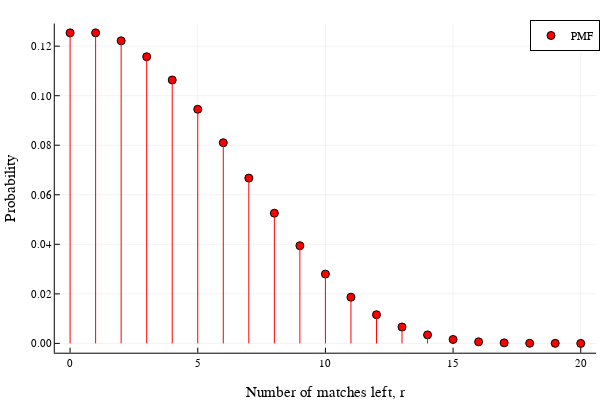

Notebook code cell kept with this figure:
### Markdown cell above
*Banach's Matchbox problem.* A certain mathematician always carries one match box in his right pocket and one in his left. When he wants a match, he selects a pocket at random, the successive choices thus constituting Bernoulli trials with $p=\frac{1}{2}$. Suppose that initially each box contained exactly $N$  matches and consider the moment when, for the first time, our mathematician discovers that a box is empty. At that moment the other box may contain $0,1,2,\ldots,N$ matches and we denote the corresponding probabilities by $u_r$ Let us identify success with the choice of the left pocket. The left pocket will be found empty at a moment when the right pocket contains exactly $r$ matches, if and only if, $N-r$ failures precede the $(N+1)$st success. The probability of this event is $f(N-r;N+1,\frac{1}{2})$. The same argument applies to the right pocket and therefore the required probability is:

\begin{align*}
u_r = 2f(N-r;N+1,\frac{1}{2}) ={{2N - r} \choose {N-r}}\left(\frac{1}{2}\right)^{2N-r} = {{2N - r} \choose {N}}\left(\frac{1}{2}\right)^{2N-r}  \tag{29}
\end{align*}

### Code cell
# Banach's matchbox problem
# Distribution of the waiting time to find the any of the matchboxes empty

using Plots
using Distributions
plotlyjs()

N = 20

function negative_binomial(k,r,p)
    return binomial(r + k - 1,k) * (p^r) * (1-p)^k
end

plot([r for r in 0:N],[2*negative_binomial(N-r,N+1,0.50) for r in 0:N],
        line=:stem, marker=:circle, c=:red,
        xlabel="Number of matches left, r",
        ylabel="Probability",
        label="PMF")

### Figure 1 — Plotly figure (JSON) as saved in the notebook; plotly's stock layout.template omitted (floating-point values rounded to 4 significant figures)
{"data": [{"colorbar": {"title": ""}, "legendgroup": "PMF", "marker": {"color": "rgba(255, 0, 0, 1.000)", "line": {"color": "rgba(0, 0, 0, 1.000)", "width": 1}, "size": 8, "symbol": "circle"}, "mode": "markers", "name": "PMF", "showlegend": true, "type": "scatter", "x": [0, 1, 2, 3, 4, 5, 6, 7, 8, 9, 10, 11, 12, 13, 14, 15, 16, 17, 18, 19, 20], "xaxis": "x", "y": [0.1254, 0.1254, 0.1222, 0.1157, 0.1063, 0.09453, 0.08102, 0.06673, 0.05257, 0.03943, 0.02798, 0.01865, 0.01158, 0.006616, 0.003431, 0.001583, 0.0006334, 0.0002111, 5.507e-05, 1.001e-05, 9.537e-07], "yaxis": "y", "zmax": null, "zmin": null}, {"colorbar": {"title": ""}, "legendgroup": "PMF", "line": {"color": "rgba(255, 0, 0, 1.000)", "dash": "solid", "shape": "linear", "width": 1}, "mode": "lines", "name": "PMF", "showlegend": false, "type": "scatter", "x": [0, 0], "xaxis": "x", "y": [0, 0.1254], "yaxis": "y", "zmax": null, "zmin": null}, {"colorbar": {"title": ""}, "legendgroup": "PMF", "line": {"color": "rgba(255, 0, 0, 1.000)", "dash": "solid", "shape": "linear", "width": 1}, "mode": "lines", "name": "PMF", "showlegend": false, "type": "scatter", "x": [1, 1], "xaxis": "x", "y": [0, 0.1254], "yaxis": "y", "zmax": null, "zmin": null}, {"colorbar": {"title": ""}, "legendgroup": "PMF", "line": {"color": "rgba(255, 0, 0, 1.000)", "dash": "solid", "shape": "linear", "width": 1}, "mode": "lines", "name": "PMF", "showlegend": false, "type": "scatter", "x": [2, 2], "xaxis": "x", "y": [0, 0.1222], "yaxis": "y", "zmax": null, "zmin": null}, {"colorbar": {"title": ""}, "legendgroup": "PMF", "line": {"color": "rgba(255, 0, 0, 1.000)", "dash": "solid", "shape": "linear", "width": 1}, "mode": "lines", "name": "PMF", "showlegend": false, "type": "scatter", "x": [3, 3], "xaxis": "x", "y": [0, 0.1157], "yaxis": "y", "zmax": null, "zmin": null}, {"colorbar": {"title": ""}, "legendgroup": "PMF", "line": {"color": "rgba(255, 0, 0, 1.000)", "dash": "solid", "shape": "linear", "width": 1}, "mode": "lines", "name": "PMF", "showlegend": false, "type": "scatter", "x": [4, 4], "xaxis": "x", "y": [0, 0.1063], "yaxis": "y", "zmax": null, "zmin": null}, {"colorbar": {"title": ""}, "legendgroup": "PMF", "line": {"color": "rgba(255, 0, 0, 1.000)", "dash": "solid", "shape": "linear", "width": 1}, "mode": "lines", "name": "PMF", "showlegend": false, "type": "scatter", "x": [5, 5], "xaxis": "x", "y": [0, 0.09453], "yaxis": "y", "zmax": null, "zmin": null}, {"colorbar": {"title": ""}, "legendgroup": "PMF", "line": {"color": "rgba(255, 0, 0, 1.000)", "dash": "solid", "shape": "linear", "width": 1}, "mode": "lines", "name": "PMF", "showlegend": false, "type": "scatter", "x": [6, 6], "xaxis": "x", "y": [0, 0.08102], "yaxis": "y", "zmax": null, "zmin": null}, {"colorbar": {"title": ""}, "legendgroup": "PMF", "line": {"color": "rgba(255, 0, 0, 1.000)", "dash": "solid", "shape": "linear", "width": 1}, "mode": "lines", "name": "PMF", "showlegend": false, "type": "scatter", "x": [7, 7], "xaxis": "x", "y": [0, 0.06673], "yaxis": "y", "zmax": null, "zmin": null}, {"colorbar": {"title": ""}, "legendgroup": "PMF", "line": {"color": "rgba(255, 0, 0, 1.000)", "dash": "solid", "shape": "linear", "width": 1}, "mode": "lines", "name": "PMF", "showlegend": false, "type": "scatter", "x": [8, 8], "xaxis": "x", "y": [0, 0.05257], "yaxis": "y", "zmax": null, "zmin": null}, {"colorbar": {"title": ""}, "legendgroup": "PMF", "line": {"color": "rgba(255, 0, 0, 1.000)", "dash": "solid", "shape": "linear", "width": 1}, "mode": "lines", "name": "PMF", "showlegend": false, "type": "scatter", "x": [9, 9], "xaxis": "x", "y": [0, 0.03943], "yaxis": "y", "zmax": null, "zmin": null}, {"colorbar": {"title": ""}, "legendgroup": "PMF", "line": {"color": "rgba(255, 0, 0, 1.000)", "dash": "solid", "shape": "linear", "width": 1}, "mode": "lines", "name": "PMF", "showlegend": false, "type": "scatter", "x": [10, 10], "xaxis": "x", "y": [0, 0.02798], "yaxis": "y", "zmax": null, "zmin": null}, {"colorbar": {"title": ""}, "legendgroup": "PMF", "line": {"color": "rgba(255, 0, 0, 1.000)", "dash": "solid", "shape": "linear", "width": 1}, "mode": "lines", "name": "PMF", "showlegend": false, "type": "scatter", "x": [11, 11], "xaxis": "x", "y": [0, 0.01865], "yaxis": "y", "zmax": null, "zmin": null}, {"colorbar": {"title": ""}, "legendgroup": "PMF", "line": {"color": "rgba(255, 0, 0, 1.000)", "dash": "solid", "shape": "linear", "width": 1}, "mode": "lines", "name": "PMF", "showlegend": false, "type": "scatter", "x": [12, 12], "xaxis": "x", "y": [0, 0.01158], "yaxis": "y", "zmax": null, "zmin": null}, {"colorbar": {"title": ""}, "legendgroup": "PMF", "line": {"color": "rgba(255, 0, 0, 1.000)", "dash": "solid", "shape": "linear", "width": 1}, "mode": "lines", "name": "PMF", "showlegend": false, "type": "scatter", "x": [13, 13], "xaxis": "x", "y": [0, 0.006616], "yaxis": "y", "zmax": null, "zmin": null}, {"colorbar": {"title": ""}, "legendgroup": "PMF", "line": {"color": "rgba(255, 0, 0, 1.000)", "dash": "solid", "shape": "linear", "width": 1}, "mode": "lines", "name": "PMF", "showlegend": false, "type": "scatter", "x": [14, 14], "xaxis": "x", "y": [0, 0.003431], "yaxis": "y", "zmax": null, "zmin": null}, {"colorbar": {"title": ""}, "legendgroup": "PMF", "line": {"color": "rgba(255, 0, 0, 1.000)", "dash": "solid", "shape": "linear", "width": 1}, "mode": "lines", "name": "PMF", "showlegend": false, "type": "scatter", "x": [15, 15], "xaxis": "x", "y": [0, 0.001583], "yaxis": "y", "zmax": null, "zmin": null}, {"colorbar": {"title": ""}, "legendgroup": "PMF", "line": {"color": "rgba(255, 0, 0, 1.000)", "dash": "solid", "shape": "linear", "width": 1}, "mode": "lines", "name": "PMF", "showlegend": false, "type": "scatter", "x": [16, 16], "xaxis": "x", "y": [0, 0.0006334], "yaxis": "y", "zmax": null, "zmin": null}, {"colorbar": {"title": ""}, "legendgroup": "PMF", "line": {"color": "rgba(255, 0, 0, 1.000)", "dash": "solid", "shape": "linear", "width": 1}, "mode": "lines", "name": "PMF", "showlegend": false, "type": "scatter", "x": [17, 17], "xaxis": "x", "y": [0, 0.0002111], "yaxis": "y", "zmax": null, "zmin": null}, {"colorbar": {"title": ""}, "legendgroup": "PMF", "line": {"color": "rgba(255, 0, 0, 1.000)", "dash": "solid", "shape": "linear", "width": 1}, "mode": "lines", "name": "PMF", "showlegend": false, "type": "scatter", "x": [18, 18], "xaxis": "x", "y": [0, 5.507e-05], "yaxis": "y", "zmax": null, "zmin": null}, {"colorbar": {"title": ""}, "legendgroup": "PMF", "line": {"color": "rgba(255, 0, 0, 1.000)", "dash": "solid", "shape": "linear", "width": 1}, "mode": "lines", "name": "PMF", "showlegend": false, "type": "scatter", "x": [19, 19], "xaxis": "x", "y": [0, 1.001e-05], "yaxis": "y", "zmax": null, "zmin": null}, {"colorbar": {"title": ""}, "legendgroup": "PMF", "line": {"color": "rgba(255, 0, 0, 1.000)", "dash": "solid", "shape": "linear", "width": 1}, "mode": "lines", "name": "PMF", "showlegend": false, "type": "scatter", "x": [20, 20], "xaxis": "x", "y": [0, 9.537e-07], "yaxis": "y", "zmax": null, "zmin": null}], "layout": {"annotations": [], "height": 400, "legend": {"bgcolor": "rgba(255, 255, 255, 1.000)", "bordercolor": "rgba(0, 0, 0, 1.000)", "borderwidth": 1, "font": {"color": "rgba(0, 0, 0, 1.000)", "family": "sans-serif", "size": 11}, "title": {"font": {"color": "rgba(0, 0, 0, 1.000)", "family": "sans-serif", "size": 15}, "text": ""}, "tracegroupgap": 0, "traceorder": "normal", "x": 1, "xanchor": "auto", "y": 1, "yanchor": "auto"}, "margin": {"b": 20, "l": 0, "r": 0, "t": 20}, "paper_bgcolor": "rgba(255, 255, 255, 1.000)", "plot_bgcolor": "rgba(255, 255, 255, 1.000)", "showlegend": true, "width": 600, "xaxis": {"anchor": "y", "domain": [0.09128, 0.9934], "gridcolor": "rgba(0, 0, 0, 0.100)", "gridwidth": 0.5, "linecolor": "rgba(0, 0, 0, 1.000)", "mirror": false, "range": [-0.6, 20.6], "showgrid": true, "showline": true, "showticklabels": true, "tickangle": 0, "tickcolor": "rgb(0, 0, 0)", "tickfont": {"color": "rgba(0, 0, 0, 1.000)", "family": "sans-serif", "size": 11}, "tickmode": "array", "ticks": "inside", "ticktext": ["0", "5", "10", "15", "20"], "tickvals": [0, 5, 10, 15, 20], "title": "Number of matches left, r", "titlefont": {"color": "rgba(0, 0, 0, 1.000)", "family": "sans-serif", "size": 15}, "type": "-", "visible": true, "zeroline": false, "zerolinecolor": "rgba(0, 0, 0, 1.000)"}, "yaxis": {"anchor": "x", "domain": [0.07581, 0.9902], "gridcolor": "rgba(0, 0, 0, 0.100)", "gridwidth": 0.5, "linecolor": "rgba(0, 0, 0, 1.000)", "mirror": false, "range": [-0.003761, 0.1291], "showgrid": true, "showline": true, "showticklabels": true, "tickangle": 0, "tickcolor": "rgb(0, 0, 0)", "tickfont": {"color": "rgba(0, 0, 0, 1.000)", "family": "sans-serif", "size": 11}, "tickmode": "array", "ticks": "inside", "ticktext": ["0.00", "0.02", "0.04", "0.06", "0.08", "0.10", "0.12"], "tickvals": [0, 0.02, 0.04, 0.06, 0.08, 0.1, 0.12], "title": "Probability", "titlefont": {"color": "rgba(0, 0, 0, 1.000)", "family": "sans-serif", "size": 15}, "type": "-", "visible": true, "zeroline": false, "zerolinecolor": "rgba(0, 0, 0, 1.000)"}}}
